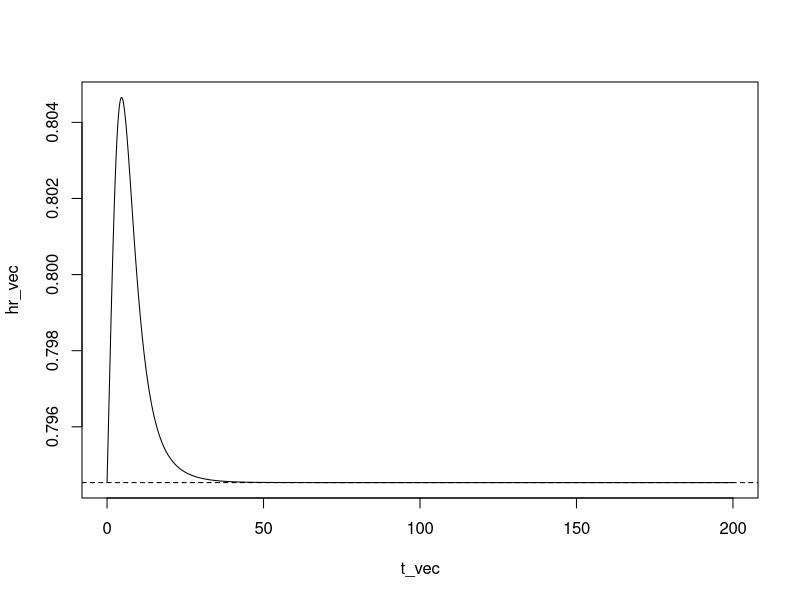

This figure's R source:
K <- 6
pi_vec <- runif(K)
pi_vec <- pi_vec / sum(pi_vec)
lam_vec <- runif(K, min = 2, max = 3)
beta <- -0.23

hrt <- function(t_val, lam_vec, pi_vec, beta){
  p11 <- sum(pi_vec * exp(- lam_vec * t_val))
  p12 <- sum(pi_vec * lam_vec * exp(-lam_vec * t_val))
  p1 <-  p11 / p12 
  
  p21 <- sum(pi_vec * lam_vec * exp(beta) * exp(-lam_vec * t_val * exp(beta)))
  p22 <- sum(pi_vec * exp(-lam_vec * t_val * exp(beta)))
  p2 <- p21 / p22
  
  res <- p1 * p2
}

hr <- function(t_vec, lam_vec, pi_vec, beta){
  sapply(t_vec, hrt, 
         lam_vec = lam_vec, 
         pi_vec = pi_vec, 
         beta = beta)
}

t_vec <- seq(0, 200, by = 0.01)
hr_vec <- hr(t_vec, lam_vec, pi_vec, beta)
plot(t_vec, hr_vec, type = "l")
abline(h = exp(beta), lty = 2)

